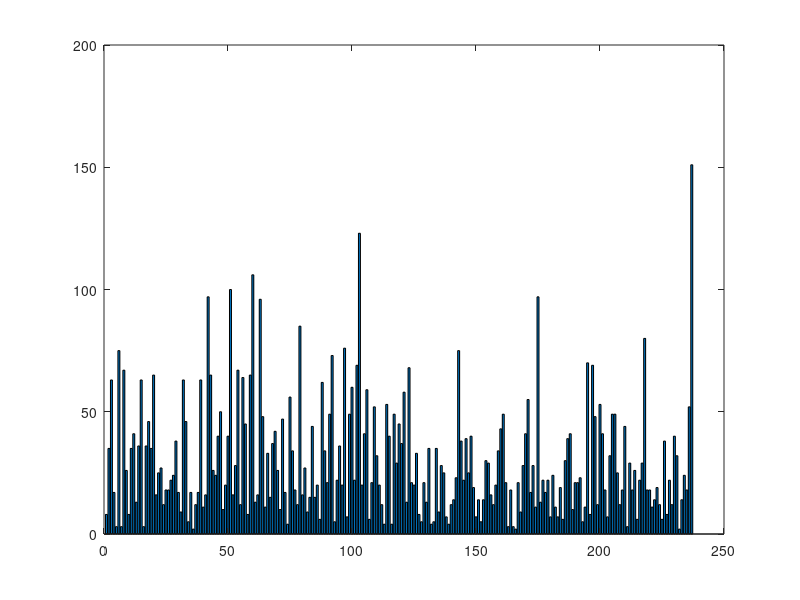

Here is the MATLAB script that generated this plot:
function prj_7_40_d
    
    function lines = init_random(N)
        fact = 10;
        lines = floor(fact * rand(N,1)) + 1;
    end

    function lines = init_scatter(N,totalMass)
        function x = get_rand_1_to_n(n)
            x = floor(n*rand())+1;
        end
        
        part = 10;        
        if (totalMass < N)
            lines = ones(totalMass,1);
            return;
        end
        lines = ones(N,1);
        totalMass = totalMass - N;
        
        while(totalMass > part)
            tmp = get_rand_1_to_n(part);
            totalMass = totalMass - tmp;
            lines(get_rand_1_to_n(N)) = lines(get_rand_1_to_n(N)) + tmp;
        end
        lines(get_rand_1_to_n(N)) = lines(get_rand_1_to_n(N)) + totalMass;
    end


N = 20;
% lines = init_random(N);
lines = init_scatter(N,5000);

bar(lines);
pause(1);

maxiter = 50;
for i=1:maxiter
    [lines,N] = step(lines,N);
    
    [lines,N] = rand_walk(lines,N);
    [lines,N] = separate(lines,N);
    [lines,N] = separate(lines,N);
    [lines,N] = separate(lines,N);
    [lines,N] = separate(lines,N);
    
    if (mod(i,50) == 0)
        disp(sum(lines));
    end
    % disp(i);
    
    bar(lines);
    pause(0.5);
end
if(N ~= 0)
    bar(lines);
end

end

function [lines,N] = step(lines,N)
    [lines,N] = rand_walk(lines,N);
    [lines,N] = separate(lines,N);
end

function [lines,N] = rand_walk(lines,N)
     j = 1;
    while (j <= N)
        if (rand() > 0.5)
            shift = 1;
        else
            shift = -1;
        end
        lines(j) = lines(j) + shift;
        if (lines(j) == 0)
            lines(j) = lines(N);
            lines = lines(1:end-1);
            N = N - 1;
        end
        j = j + 1;
    end
    if (N == 0)
        disp('0 lines');
        return;
    end
end

function [lines,N] = separate(lines,N)
    totalLength = sum(lines);
    lineNo = rand();
    j = 1;
    s = 0;
    while(s < lineNo)
        s = s + lines(j)/totalLength;
        j = j + 1;
    end
    lineNo = j-1;
    if(lineNo > N)
        lineNo = N;
    end
    
    if(lines(lineNo) < 2)
        return;
    end    
    newLine = round(lines(lineNo)*rand());
    if (not((newLine == lines(lineNo)) || (newLine == 0)))
        lines(lineNo) = lines(lineNo) - newLine;
        lines = [lines; newLine];
        N = N + 1;
    end
end

